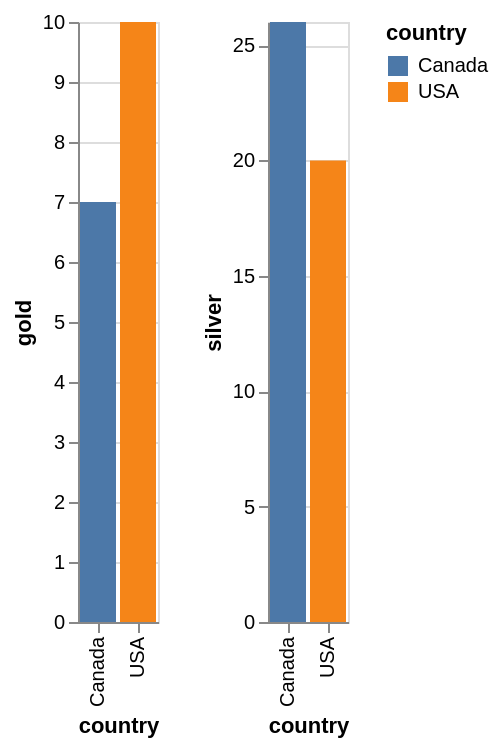

Express this chart as Vega-Lite.
### Vega-Lite specification from a JSON file in a GitHub repository (floating-point values rounded to 4 significant figures)
{"$schema": "https://vega.github.io/schema/vega-lite/v5.json", "repeat": ["gold", "silver"], "spec": {"data": {"values": [{"count": 10, "country": "USA", "medalType": "gold"}, {"count": 20, "country": "USA", "medalType": "silver"}, {"count": 7, "country": "Canada", "medalType": "gold"}, {"count": 26, "country": "Canada", "medalType": "silver"}]}, "encoding": {"color": {"field": "country", "type": "nominal"}, "x": {"field": "country", "type": "nominal"}, "y": {"field": {"repeat": "repeat"}, "type": "quantitative"}}, "mark": "bar", "transform": [{"groupby": ["country"], "pivot": "medalType", "value": "count"}]}}
